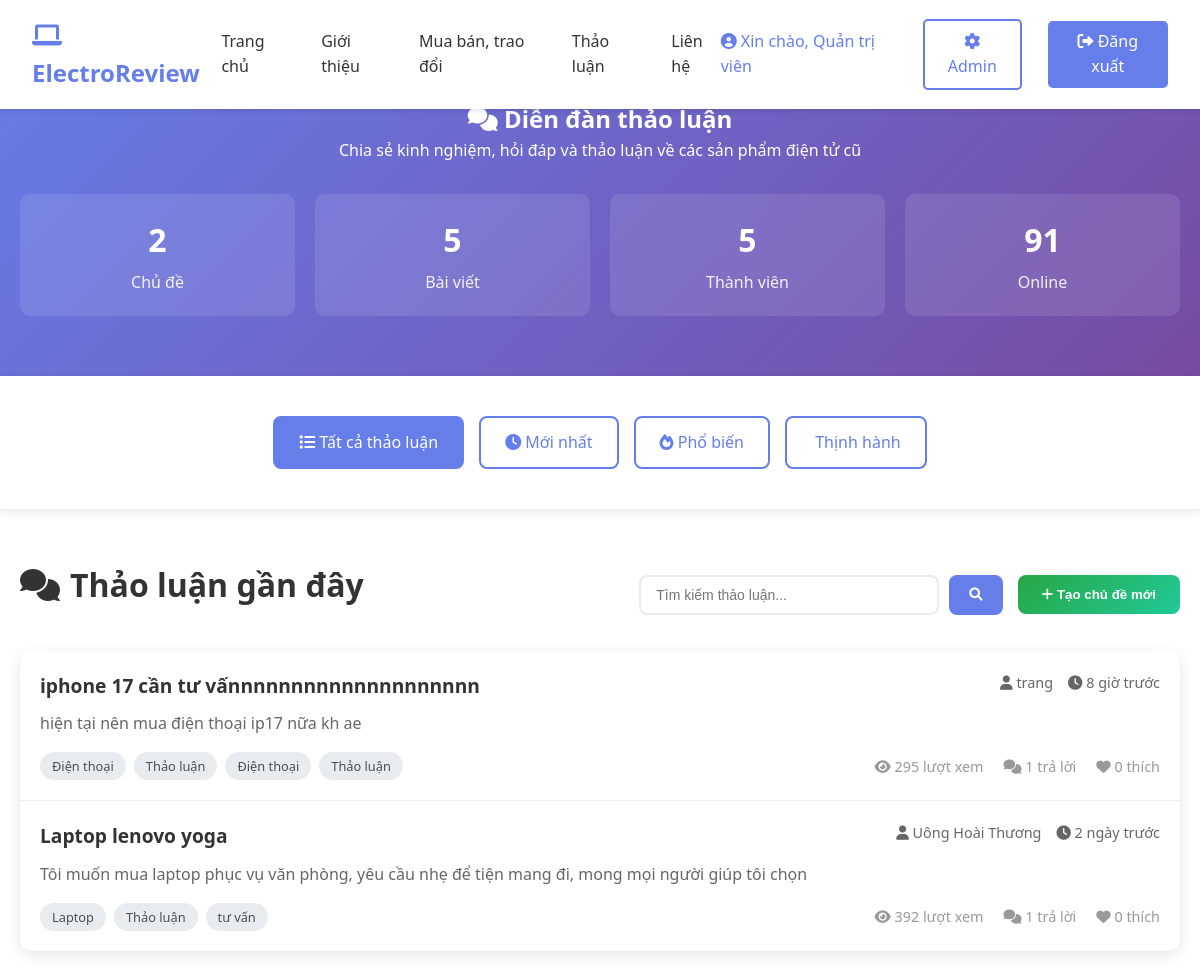
The page /frontend/html/thao-luan.php (signed in) on the database its author committed.
### tables this page shows
CREATE TABLE `forum_topics` (
  `topic_id` int(11) NOT NULL,
  `user_id` int(11) NOT NULL,
  `category_id` int(11) DEFAULT NULL,
  `title` varchar(255) NOT NULL,
  `content` text NOT NULL,
  `tags` varchar(255) DEFAULT NULL,
  `views` int(11) DEFAULT 0,
  `replies_count` int(11) DEFAULT 0,
  `last_reply_at` timestamp NULL DEFAULT NULL,
  `status` enum('active','closed','pinned') DEFAULT 'active',
  `created_at` timestamp NOT NULL DEFAULT current_timestamp(),
  `updated_at` timestamp NOT NULL DEFAULT current_timestamp() ON UPDATE current_timestamp()
);

CREATE TABLE `users` (
  `user_id` int(11) NOT NULL,
  `username` varchar(50) NOT NULL,
  `email` varchar(100) NOT NULL,
  `password` varchar(255) NOT NULL,
  `full_name` varchar(100) NOT NULL,
  `phone` varchar(15) DEFAULT NULL,
  `avatar` varchar(255) DEFAULT 'default-avatar.png',
  `created_at` timestamp NOT NULL DEFAULT current_timestamp(),
  `updated_at` timestamp NOT NULL DEFAULT current_timestamp() ON UPDATE current_timestamp(),
  `status` enum('active','inactive','banned') DEFAULT 'active',
  `is_admin` tinyint(1) DEFAULT 0
);

CREATE TABLE `categories` (
  `category_id` int(11) NOT NULL,
  `category_name` varchar(100) NOT NULL,
  `category_slug` varchar(100) NOT NULL,
  `description` text DEFAULT NULL,
  `created_at` timestamp NOT NULL DEFAULT current_timestamp()
);

### frontend/html/thao-luan.php (the view, shortened to what this page needs)
<?php
function timeAgo($datetime) {
    $time = time() - strtotime($datetime);
    if ($time < 60) {
        return 'vừa xong';
    } elseif ($time < 3600) {
        return round($time/60) . ' phút trước';
    } elseif ($time < 86400) {
        return round($time/3600) . ' giờ trước';
    } elseif ($time < 2629746) {
        return round($time/86400) . ' ngày trước';
    } else {
        return date('d/m/Y', strtotime($datetime));
    }
}
$host = 'localhost';
$dbname = 'electroreview_db';
$username = 'root';
$password = '';
try {
    $pdo = new PDO("mysql:host=$host;dbname=$dbname;charset=utf8mb4", $username, $password);
    $pdo->setAttribute(PDO::ATTR_ERRMODE, PDO::ERRMODE_EXCEPTION);
    $total_topics = $pdo->query("SELECT COUNT(*) FROM forum_topics WHERE status = 'active'")->fetchColumn();
    $total_posts = $pdo->query("SELECT COUNT(*) FROM posts")->fetchColumn();
    $total_users = $pdo->query("SELECT COUNT(*) FROM users")->fetchColumn();
    $online_users = rand(50, 200);
    $all_discussions_stmt = $pdo->prepare("
        SELECT ft.*, u.full_name, u.email, c.category_name,
               COALESCE((SELECT COUNT(*) FROM topic_comments tc WHERE tc.topic_id = ft.topic_id), 0) as comment_count,
               0 as like_count,
               ft.topic_id as post_id
        FROM forum_topics ft
        LEFT JOIN users u ON ft.user_id = u.user_id
        LEFT JOIN categories c ON ft.category_id = c.category_id
        WHERE ft.status = 'active'
        ORDER BY ft.created_at DESC
        LIMIT 50    ");
    $all_discussions_stmt->execute();
    $all_discussions = $all_discussions_stmt->fetchAll(PDO::FETCH_ASSOC);
} catch(PDOException $e) {
    error_log("Database error in thao-luan.php: " . $e->getMessage());
    $total_topics = 0;
    $total_posts = 0;
    $total_users = 0;
    $online_users = 0;
    $all_discussions = [];
    $recent_discussions = [];
    $categories = [];
}
?>
<!DOCTYPE html>
<html lang="vi">
<head>
    <link href="https://cdnjs.cloudflare.com/ajax/libs/font-awesome/6.0.0/css/all.min.css" rel="stylesheet">
    <link href="css/style.css" rel="stylesheet">
</head>
<body>
    <header class="header">
        <div class="nav-container">
            <div class="logo">
                <i class="fas fa-laptop"></i>
                ElectroReview
            </div>
            <nav>
                <ul class="nav-menu">
                    <li><a href="index.php">Trang chủ</a></li>
                    <li><a href="index.php#about">Giới thiệu</a></li>
                    <li><a href="mua-ban.php">Mua bán, trao đổi</a></li>
                    <li><a href="thao-luan.php" class="active">Thảo luận</a></li>
                    <li><a href="lien-he.php">Liên hệ</a></li>
                </ul>
            </nav>            <div class="auth-buttons">
                <?php if (isset($_SESSION['is_logged_in']) && $_SESSION['is_logged_in']): ?>
                    <span style="color: #667eea; margin-right: 15px;">
                        <i class="fas fa-user-circle"></i>
                        Xin chào, <?php echo htmlspecialchars($_SESSION['full_name'] ?? $_SESSION['username'] ?? 'User'); ?>
                    </span>                    <?php if (isset($_SESSION['is_admin']) && $_SESSION['is_admin']): ?>
                        <a href="admin.php" class="btn btn-outline" style="margin-right: 10px;">
                            <i class="fas fa-cog"></i> Admin
                        </a>
                    <?php endif; ?>
                    <a href="logout.php" class="btn btn-primary">
                        <i class="fas fa-sign-out-alt"></i> Đăng xuất
                    </a>
                <?php else: ?>
                    <button class="btn btn-outline" onclick="openLoginModal()">Đăng nhập</button>
                    <button class="btn btn-primary" onclick="openRegisterModal()">Đăng ký</button>
                <?php endif; ?>
            </div>
        </div>
    </header>
    <section class="forum-header">
        <div class="forum-container">
            <h1><i class="fas fa-comments"></i> Diễn đàn thảo luận</h1>
            <p>Chia sẻ kinh nghiệm, hỏi đáp và thảo luận về các sản phẩm điện tử cũ</p>
              <div class="forum-stats">
                <div class="stat-card">
                    <div class="stat-number"><?php echo number_format($total_topics); ?></div>
                    <div class="stat-label">Chủ đề</div>
                </div>
                <div class="stat-card">
                    <div class="stat-number"><?php echo number_format($total_posts); ?></div>
                    <div class="stat-label">Bài viết</div>
                </div>
                <div class="stat-card">
                    <div class="stat-number"><?php echo number_format($total_users); ?></div>
                    <div class="stat-label">Thành viên</div>
                </div>
                <div class="stat-card">
                    <div class="stat-number"><?php echo number_format($online_users); ?></div>
                    <div class="stat-label">Online</div>
                </div>
            </div>
        </div>
    </section>
    <section class="forum-nav">
        <div class="forum-container">
            <div class="nav-buttons">
                <a href="#" class="nav-btn active" onclick="showSection('all')">
                    <i class="fas fa-list"></i> Tất cả thảo luận
                </a>
                <a href="#" class="nav-btn" onclick="showSection('recent')">
                    <i class="fas fa-clock"></i> Mới nhất
                </a>
                <a href="#" class="nav-btn" onclick="showSection('popular')">
                    <i class="fas fa-fire"></i> Phổ biến
                </a>
                <a href="#" class="nav-btn" onclick="showSection('trending')">
                    <i class="fas fa-trending-up"></i> Thịnh hành
                </a>
            </div>
        </div>
    </section>
    <div class="forum-container">
        <section id="categories-section" class="topics-section">
            <div class="topics-controls">
                <h2 class="section-title">
                    <i class="fas fa-comments"></i> Thảo luận gần đây
                </h2>
                <div style="display: flex; gap: 15px; align-items: center;">
                    <div class="search-box">
                        <input type="text" class="search-input" placeholder="Tìm kiếm thảo luận...">
                        <button class="search-btn"><i class="fas fa-search"></i></button>
                    </div>
                    <?php if (isset($_SESSION['is_logged_in']) && $_SESSION['is_logged_in']): ?>
                        <button class="btn-new-topic" onclick="openNewTopicModal()">
                            <i class="fas fa-plus"></i> Tạo chủ đề mới
                        </button>
                    <?php else: ?>
                        <button class="btn-new-topic" onclick="showLoginRequiredMessage()">
                            <i class="fas fa-lock"></i> Đăng nhập để tạo chủ đề
                        </button>
                    <?php endif; ?>
                </div>
            </div>            <div class="topics-list">                <?php if (!empty($all_discussions)): ?>
                    <?php foreach ($all_discussions as $index => $discussion): ?>
                        <div class="topic-item" onclick="showTopicDetail(<?php echo $discussion['post_id']; ?>)">
                            <div class="topic-header">
                                <h3 class="topic-title"><?php echo htmlspecialchars($discussion['title']); ?></h3>
                                <div class="topic-meta">
                                    <span><i class="fas fa-user"></i> <?php echo htmlspecialchars($discussion['full_name'] ?? $discussion['email'] ?? 'Ẩn danh'); ?></span>
                                    <span><i class="fas fa-clock"></i> <?php echo timeAgo($discussion['created_at']); ?></span>
                                </div>
                            </div>                            <p class="topic-content"><?php echo htmlspecialchars(substr(strip_tags($discussion['content']), 0, 200)); ?></p>
                            <div class="topic-footer">
                                <div class="topic-tags">
                                    <span class="tag"><?php echo htmlspecialchars($discussion['category_name'] ?? 'Tổng hợp'); ?></span>
                                    <span class="tag">Thảo luận</span>
                                    <?php if (!empty($discussion['tags'])): ?>
                                        <?php
                                        $tags = explode(',', $discussion['tags']);
                                        foreach($tags as $tag):
                                            $tag = trim($tag);
                                            if (!empty($tag)):
                                        ?>
                                            <span class="tag"><?php echo htmlspecialchars($tag); ?></span>
                                        <?php
                                            endif;
                                        endforeach;
                                        ?>
                                    <?php endif; ?>
                                </div>
                                <div class="topic-stats">
                                    <span><i class="fas fa-eye"></i> <?php echo rand(50, 500); ?> lượt xem</span>
                                    <span><i class="fas fa-comments"></i> <?php echo $discussion['comment_count']; ?> trả lời</span>
                                    <span><i class="fas fa-heart"></i> <?php echo $discussion['like_count']; ?> thích</span>
                                </div>
                            </div>
                        </div>
                    <?php endforeach; ?>
                <?php endif; ?>
            </div>
        </section>
    </div>
</body>
</html>

### frontend/html/css/style.css (style rules this page uses)
* { margin: 0; padding: 0; box-sizing: border-box; }
body { font-family: 'Segoe UI', Tahoma, Geneva, Verdana, sans-serif; line-height: 1.6; color: #333; }
.header { background: white; box-shadow: 0 2px 5px rgba(0,0,0,0.1); position: fixed; top: 0; width: 100%; z-index: 1000; }
.nav-container { display: flex; justify-content: space-between; align-items: center; padding: 1rem 2rem; }
.logo { font-size: 1.5rem; font-weight: bold; color: #667eea; }
.nav-menu { display: flex; list-style: none; gap: 2rem; }
.nav-menu a { text-decoration: none; color: #333; font-weight: 500; }
.auth-buttons { display: flex; gap: 1rem; align-items: center; }
.btn { padding: 0.5rem 1rem; border: none; border-radius: 5px; cursor: pointer; font-weight: 500; text-decoration: none; display: inline-block; text-align: center; }
.btn-outline { background: white; color: #667eea; border: 2px solid #667eea; }
.btn-primary { background: #667eea; color: white; }
.section-title { text-align: center; font-size: 2.5rem; margin-bottom: 3rem; }

### frontend/html/thao-luan.php (style rules this page uses)
.forum-container { max-width: 1200px; margin: 0 auto; padding: 20px; }
.forum-header { background: linear-gradient(135deg, #667eea 0%, #764ba2 100%); color: white; padding: 80px 0 40px; text-align: center; }
.forum-stats { display: grid; grid-template-columns: repeat(auto-fit, minmax(200px, 1fr)); gap: 20px; margin-top: 30px; }
.stat-card { background: rgba(255, 255, 255, 0.1); padding: 20px; border-radius: 10px; text-align: center; }
.stat-number { font-size: 2rem; font-weight: bold; margin-bottom: 5px; }
.stat-label { opacity: 0.9; }
.forum-nav { background: white; padding: 20px 0; box-shadow: 0 2px 10px rgba(0,0,0,0.1); margin-bottom: 30px; }
.nav-buttons { display: flex; gap: 15px; justify-content: center; }
.nav-btn { padding: 12px 24px; border: 2px solid #667eea; background: white; color: #667eea; border-radius: 8px; text-decoration: none; font-weight: 500; transition: all 0.3s ease; }
.nav-btn:hover, .nav-btn.active { background: #667eea; color: white; }
.section-title { font-size: 2rem; margin-bottom: 20px; color: #333; display: flex; align-items: center; gap: 10px; }
.topics-section { margin-bottom: 40px; }
.topics-controls { display: flex; justify-content: space-between; align-items: center; margin-bottom: 20px; }
.search-box { display: flex; gap: 10px; }
.search-input { padding: 10px 15px; border: 2px solid #e9ecef; border-radius: 8px; font-size: 14px; width: 300px; }
.search-btn { padding: 10px 20px; background: #667eea; color: white; border: none; border-radius: 8px; cursor: pointer; }
.btn-new-topic { background: linear-gradient(135deg, #28a745 0%, #20c997 100%); color: white; padding: 12px 24px; border: none; border-radius: 8px; font-weight: 600; cursor: pointer; transition: transform 0.3s ease; }
.topics-list { background: white; border-radius: 12px; overflow: hidden; box-shadow: 0 4px 15px rgba(0,0,0,0.1); }
.topic-item { padding: 20px; border-bottom: 1px solid #f0f0f0; transition: background 0.3s ease; }
.topic-item:last-child { border-bottom: none; }
.topic-header { display: flex; justify-content: space-between; align-items: flex-start; margin-bottom: 10px; }
.topic-title { font-size: 1.2rem; font-weight: 600; color: #333; text-decoration: none; cursor: pointer; }
.topic-meta { display: flex; gap: 15px; font-size: 0.9rem; color: #666; }
.topic-content { color: #666; margin-bottom: 15px; line-height: 1.6; }
.topic-footer { display: flex; justify-content: space-between; align-items: center; }
.topic-tags { display: flex; gap: 8px; }
.tag { background: #e9ecef; color: #495057; padding: 4px 12px; border-radius: 20px; font-size: 0.8rem; }
.topic-stats { display: flex; gap: 20px; font-size: 0.9rem; color: #999; }

### rows shown on the page
forum_topics: title "iphone 17 cần tư vấnnnnnnnnnnnnnnnnnnnn", user.full_name "trang", created_at "8 giờ trước", content "hiện tại nên mua điện thoại ip17 nữa kh ae", category.category_name "Điện thoại", tags "Điện thoại", tags "Thảo luận", comment_count "1", like_count "0"
forum_topics: title "Laptop lenovo yoga", user.full_name "Uông Hoài Thương", created_at "2 ngày trước", content "Tôi muốn mua laptop phục vụ văn phòng, yêu cầu nhẹ để tiện mang đi, mong mọi người giúp tôi chọn", category.category_name "Laptop", tags "tư vấn", comment_count "1", like_count "0"

### other values the page prints
$_SESSION['full_name'] "Quản trị viên"
$total_topics "2"
$total_posts "5"
$total_users "5"
$online_users "91"
